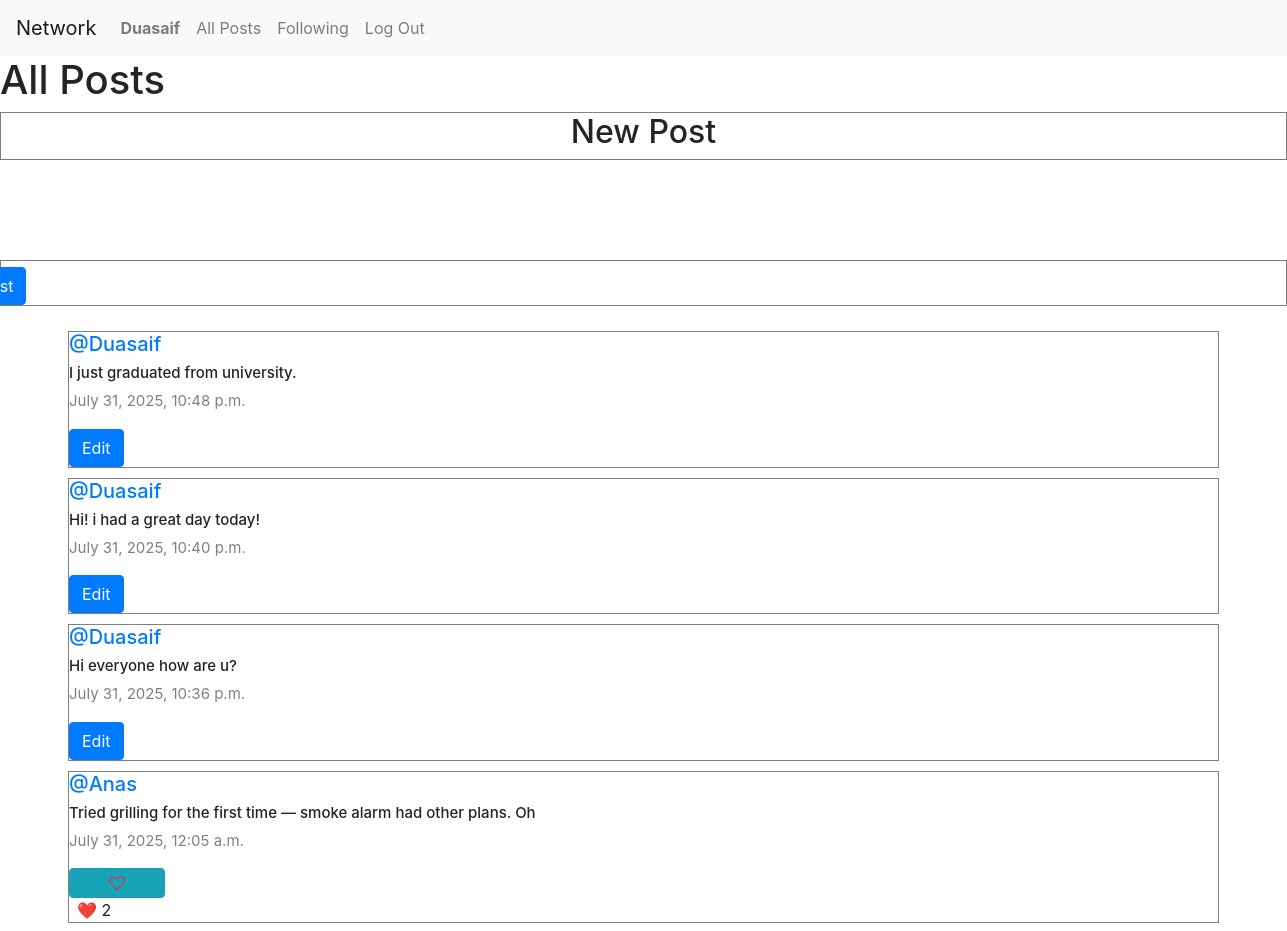
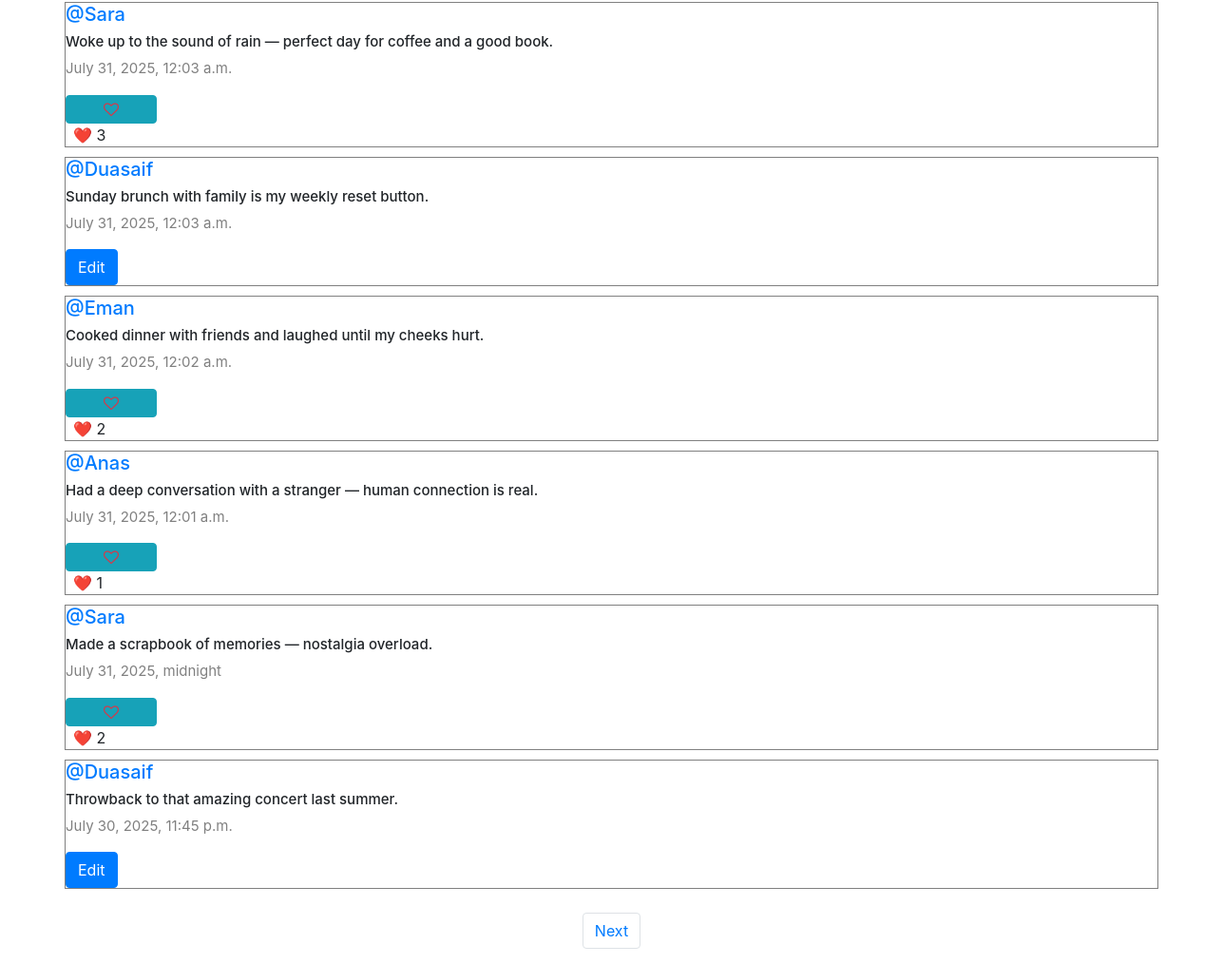
Screenshot of / (signed in) with the database file from the repository (2 pictures, top to bottom).
### network/models.py (models this page shows, shortened)
class User(AbstractUser):
    pass

class Post(models.Model):
    content=models.CharField(max_length=140)
    user=models.ForeignKey(User, on_delete=models.CASCADE, related_name="author")
    date=models.DateTimeField(auto_now_add=True)

### network/views.py (the view)
# urls.py: path("", views.index, name="index"),
def index(request):
    allPosts = Post.objects.all().order_by("-id")
    paginator = Paginator(allPosts, 10)
    page_number = request.GET.get('page')
    posts_of_the_page = paginator.get_page(page_number)
    whoYouLiked = []
    if request.user.is_authenticated:
        whoYouLiked = list(
            Like.objects.filter(user=request.user).values_list('post_id', flat=True)
        )
    like_counts = {
        post.id: Like.objects.filter(post=post).count()
        for post in posts_of_the_page
    }
    return render(request, "network/index.html", {
        "posts_of_the_page": posts_of_the_page,
        "whoYouLiked": json.dumps(whoYouLiked),
        "like_counts": like_counts  # 👈 new context
    })

### network/templatetags/custom_tags.py (called while the page is built)
@register.filter
def get_item(dictionary, key):
    return dictionary.get(key)

### network/templates/network/index.html (shortened to what this page needs)
{% extends "network/layout.html" %}
{% load custom_tags %}
{% block body %}
<h1>All Posts</h1>
{% if user.is_authenticated %}
<div class="new-post">
    <h2>New Post</h2>
    <form action="{% url 'newPost' %}" method="post">
        <textarea name="content" rows="4" cols="130" aria-label="New post content"></textarea>
        <br>
        <input type="submit" value="Post" class="btn btn-primary">
    </form>
</div>
{% endif %}
<div class="all-posts mx-5">
    {% for post in posts_of_the_page %}
    <div class="row post">
        <h5 class="username">
            <a href="{% url 'profile' post.user.id %}">@{{ post.user.username }}</a>
        </h5>
        <h6 class="content" id="content_{{ post.id }}">{{ post.content }}</h6>
        <p class="date">{{ post.date }}</p>
        {% if user.is_authenticated %}
            {% if user == post.user %}
                <div class="d-flex justify-content-start">
                    <button class="btn btn-primary" data-toggle="modal" data-target="#modal_edit_post_{{ post.id }}">Edit</button>
                </div>
            {% else %}
                <button
                class="btn btn-info fa {% if post.id in whoYouLiked %}fa-heart{% else %}fa-heart-o{% endif %} col-1 text-danger"
                    onclick="likeHandler('{{ post.id }}')"
                    id="{{ post.id }}"
                    aria-label="{% if post.id in whoYouLiked %}Unlike{% else %}Like{% endif %} post"
                ></button>
                <span id="like-count-{{ post.id }}" class="ml-2">
                    ❤️ {{ like_counts|get_item:post.id }}
                </span>
            {% endif %}
        {% endif %}
    </div>
    {% endfor %}
</div>
<nav aria-label="Page navigation example">
    <ul class="pagination d-flex justify-content-center">
        {% if posts_of_the_page.has_next %}
        <li class="page-item">
            <a class="page-link" href="?page={{ posts_of_the_page.next_page_number }}">Next</a>
        </li>
        {% endif %}
    </ul>
</nav>
{% endblock %}

### network/templates/network/layout.html (shortened to what this page needs)
{% load static %}
<!DOCTYPE html>
<html lang="en">
    <head>
        <link rel="stylesheet" href="https://stackpath.bootstrapcdn.com/bootstrap/4.4.1/css/bootstrap.min.css">
        <link href="{% static 'network/styles.css' %}" rel="stylesheet">
        <link rel="stylesheet" href="https://cdnjs.cloudflare.com/ajax/libs/font-awesome/4.7.0/css/font-awesome.min.css">
    </head>
    <body>
        <nav class="navbar navbar-expand-lg navbar-light bg-light">
            <a class="navbar-brand" href="{% url 'index' %}">Network</a>
            <div>
              <ul class="navbar-nav mr-auto">
                {% if user.is_authenticated %}
                    <li class="nav-item">
                        <a class="nav-link" href="{% url 'profile' user_id=user.id %}"><strong>{{ user.username }}</strong></a>
                    </li>
                {% endif %}
                <li class="nav-item">
                  <a class="nav-link" href="{% url 'index' %}">All Posts</a>
                </li>
                {% if user.is_authenticated %}
                    <li class="nav-item">
                        <a class="nav-link" href="{% url 'following' %}">Following</a>
                    </li>
                    <li class="nav-item">
                        <a class="nav-link" href="{% url 'logout' %}">Log Out</a>
                    </li>
                {% endif %}
              </ul>
            </div>
          </nav>
        <div class="body">
            {% block body %}
            {% endblock %}
        </div>
    </body>
</html>

### network/static/network/styles.css (style rules this page uses)
.new-post { display: flex; flex-direction: column; justify-content: center; align-items: center; width: 100%; border: 1px solid grey; }
.all-posts { display: flex; justify-content: flex-start; flex-direction: column; margin: 20px; }
.post { border: 0.1px solid grey; display: flex; justify-content: center; flex-direction: column; box-sizing: border-box; margin: 5px 20px; }
.content { font-size: 15px; }
.username { font-size: 20px; }
.date { color: grey; font-size: 15px; }

### rows the page displays
User: username "Duasaif"
Post: user.username "Duasaif", content "I just graduated from university.", date "July 31, 2025, 10:48 p.m."
Post: user.username "Duasaif", content "Hi! i had a great day today!", date "July 31, 2025, 10:40 p.m."
Post: user.username "Duasaif", content "Hi everyone how are u?", date "July 31, 2025, 10:36 p.m."
Post: user.username "Anas", content "Tried grilling for the first time — smoke alarm had other plans. Oh", date "July 31, 2025, 12:05 a.m.", id "2"
Post: user.username "Sara", content "Woke up to the sound of rain — perfect day for coffee and a good book.", date "July 31, 2025, 12:03 a.m.", id "3"
Post: user.username "Duasaif", content "Sunday brunch with family is my weekly reset button.", date "July 31, 2025, 12:03 a.m."
Post: user.username "Eman", content "Cooked dinner with friends and laughed until my cheeks hurt.", date "July 31, 2025, 12:02 a.m.", id "2"
Post: user.username "Anas", content "Had a deep conversation with a stranger — human connection is real.", date "July 31, 2025, 12:01 a.m.", id "1"
Post: user.username "Sara", content "Made a scrapbook of memories — nostalgia overload.", date "July 31, 2025, midnight", id "2"
Post: user.username "Duasaif", content "Throwback to that amazing concert last summer.", date "July 30, 2025, 11:45 p.m."
